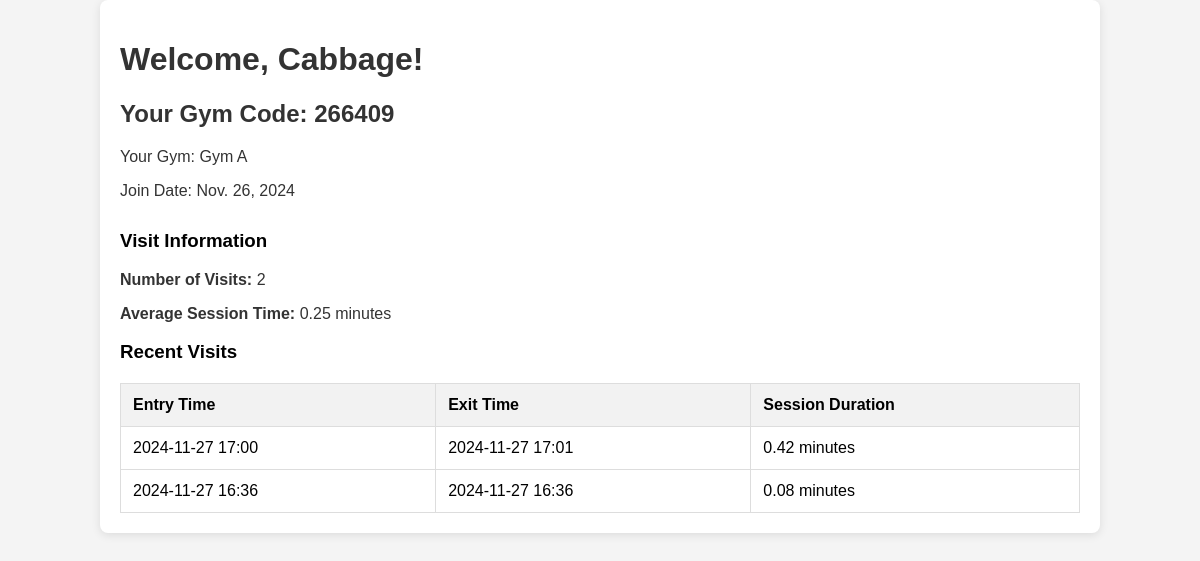
The page /member-dashboard/ (signed in) on the database as committed earlier.
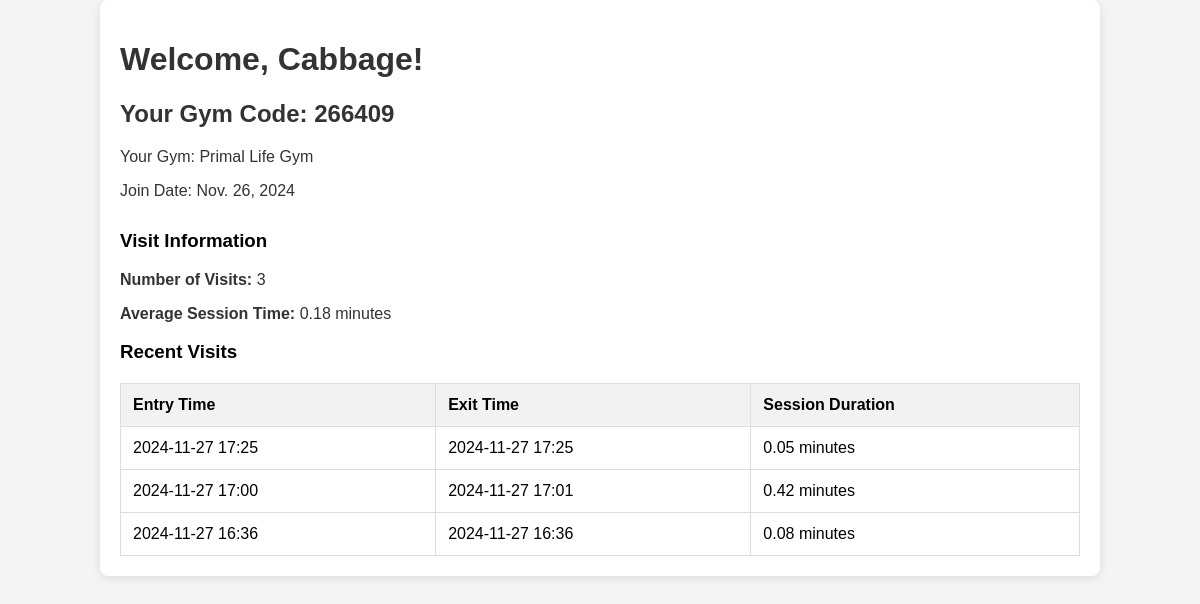
The same page on the database as committed later.
### core/models.py (models this page shows, shortened)
class Gym(models.Model):
    gym_id = models.AutoField(primary_key=True)
    name = models.CharField(max_length=255)
    slug = models.SlugField(unique=True, blank=True)
    address = models.TextField(blank=True, null=True)
    owners = models.ManyToManyField(GymOwner, related_name='gyms')

class Visit(models.Model):
    member = models.ForeignKey(Member, on_delete=models.CASCADE, related_name='visits')
    gym_code = models.CharField(max_length=6) # Users gym code
    entry_time = models.DateTimeField(auto_now_add=True) # Automatically set when the visit is created
    exit_time = models.DateTimeField(null=True, blank=True)
    has_exit = models.BooleanField(default=False)
    default_exit_duration = timedelta(hours=1, minutes=12)
    default_exit_threshold = timedelta(hours=4)
    @classmethod
    def get_number_of_visits(cls, member):
        return cls.objects.filter(member=member, exit_time__isnull=False).count()
    @classmethod
    def get_average_session_time(cls, member):
        visits = cls.objects.filter(member=member, exit_time__isnull=False)
        total_session_time = timedelta(seconds=0)
        valid_visits_count = 0
        for visit in visits:
            exit_time = visit.exit_time or (visit.entry_time + visit.default_exit_duration)
            total_session_time += (exit_time - visit.entry_time)
            valid_visits_count += 1
        if valid_visits_count > 0:
            average_session_time = total_session_time / valid_visits_count
            return round((average_session_time.total_seconds() / 60),2)  # Convert to minutes
        return 0  # No visits, return 0 minute

### core/views.py (the view)
# urls.py: path('member-dashboard/', views.member_dashboard, name='member_dashboard'),
@login_required
def member_dashboard(request):
    user = request.user
    try:
        member = Member.objects.get(user=user)
        number_of_visits = Visit.get_number_of_visits(member)
        average_session_time = Visit.get_average_session_time(member)
        recent_visits = Visit.objects.filter(member=member).order_by('-entry_time')[:5]
        for visit in recent_visits:
            if visit.exit_time:
                visit.session_duration = round(((visit.exit_time - visit.entry_time).total_seconds() / 60), 2)  # in minutes
            else:
                visit.session_duration = '--'
        context = {
            'role': 'Member',
            'gym_name': member.gym.name,
            'join_date': member.join_date,
            'member_code': member.gym_code if member.gym_code else "No code assigned",
            'member_name': user.get_full_name().capitalize() or user.username.capitalize(),
            'number_of_visits': number_of_visits,
            'average_session_time': average_session_time,
            'recent_visits': recent_visits,
        }
        return render(request, 'member_dashboard.html', context)
    except Member.DoesNotExist:
        messages.error(request, "No member profile found.")
        return redirect('login')

### core/templates/member_dashboard.html (shortened to what this page needs)
<!DOCTYPE html>
<html lang="en">
<head>
</head>
<body>
    <div class="container">
        <h1>Welcome, {{ member_name }}!</h1>
        <h2>Your Gym Code: {{ member_code }}</h2>
        <p>Your Gym: {{ gym_name }}</p>
        <p>Join Date: {{ join_date }}</p>
        <div class="stats">
            <h3>Visit Information</h3>
            <p><strong>Number of Visits:</strong> {{ number_of_visits }}</p>
            <p><strong>Average Session Time:</strong> {{ average_session_time }} minutes</p>
        </div>
        <h3>Recent Visits</h3>
        <table>
            <thead>
                <tr>
                    <th>Entry Time</th>
                    <th>Exit Time</th>
                    <th>Session Duration</th>
                </tr>
            </thead>
            <tbody>
                {% for visit in recent_visits %}
                <tr>
                    <td>{{ visit.entry_time|date:"Y-m-d H:i" }}</td>
                    <td>
                        {% if visit.exit_time %}
                            {{ visit.exit_time|date:"Y-m-d H:i" }}
                        {% else %}
                            Not yet exited
                        {% endif %}
                    </td>
                    <td>{{ visit.session_duration }} minutes</td>
                </tr>
                {% endfor %}
            </tbody>
        </table>
    </div>
</body>
</html>

Rows that differ between the two databases and show on the page:
no longer on this page (row unchanged): Gym: name "Gym A"
now on this page (row unchanged): Gym: name "Primal Life Gym"
added Visit: entry_time "2024-11-27 17:25", exit_time "2024-11-27 17:25", session_duration "0.05"
Other text that changed with them:
{{ number_of_visits }}: "2" → "3"
{{ average_session_time }}: "0.25" → "0.18"
